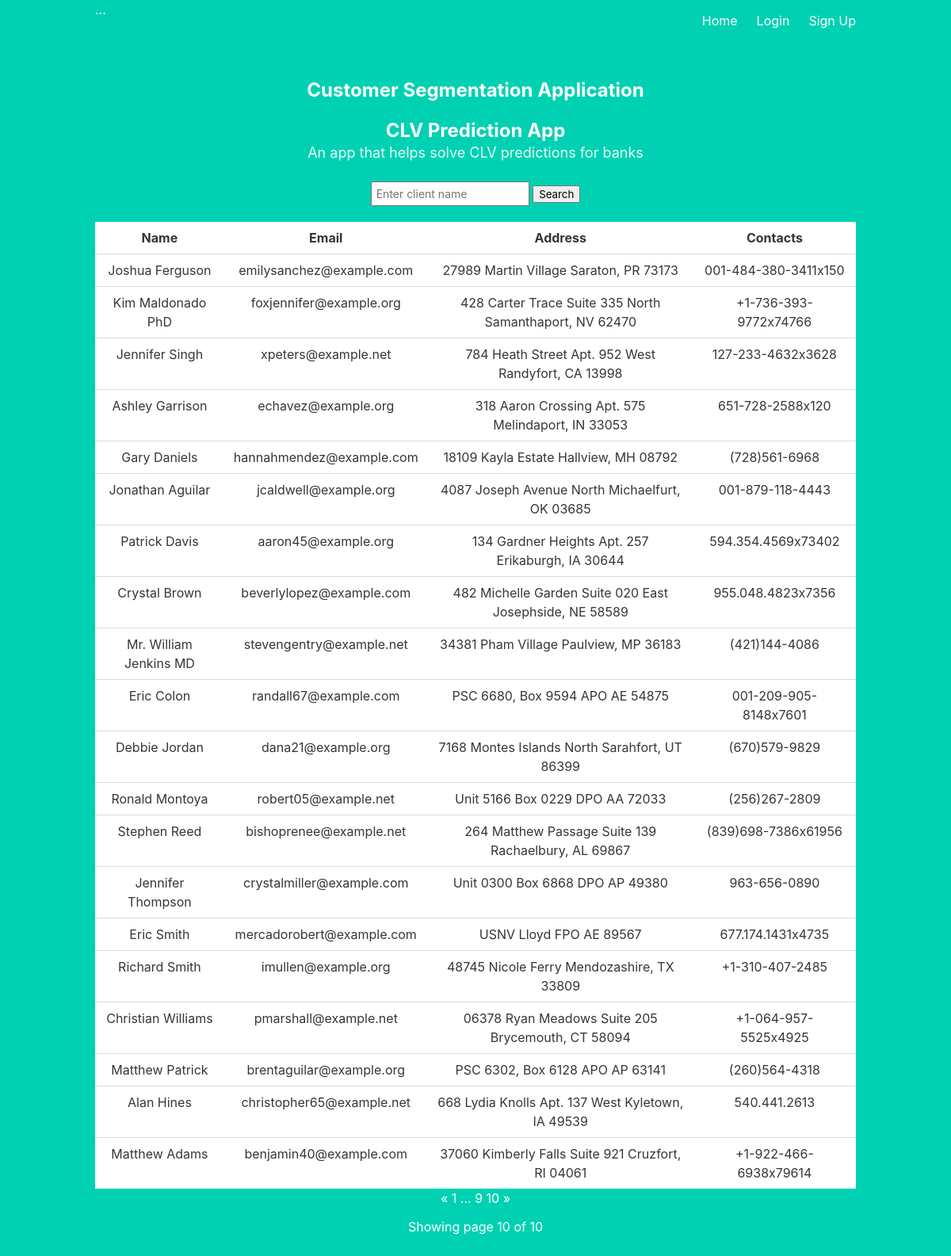
The page /?page=10 on the database its author committed.
### project/models.py (models this page shows)
class Client(db.Model):
    id = db.Column(db.Integer, primary_key=True)
    name = db.Column(db.String(100))
    email = db.Column(db.String(100), unique=True)
    address = db.Column(db.String(200))
    contact_info = db.Column(db.String(100))
    transactions = db.relationship('CustomerTransaction', backref='client', lazy=True)

### project/main.py (the view)
@main.route('/')
def index():
    page = request.args.get('page', 1, type=int)
    page = request.args.get('page', 1, type=int)
    clients = Client.query.paginate(page=page, per_page=ROWS_PER_PAGE)
    return render_template('index.html',clients=clients)

### project/templates/index.html
{% extends "base.html" %}
{% block content %}
  <h1 class="title">Customer Segmentation Application</h1>
  <h1 class="title">CLV Prediction App</h1>
  <p class="subtitle">An app that helps solve CLV predictions for banks</p>
  <form class="search-form" method="POST" action="/search">
    <input type="text" name="client_name" placeholder="Enter client name">
    <input type="submit" value="Search">
  </form>
  <table class="table table-sm table-borderless mb-0">
    <tr>
      <th>Name</th>
      <th>Email</th>
      <th>Address</th>
      <th>Contacts</th>
    </tr>
    {% for client in clients %}
      <tr>
        <td>{{ client.name }}</td>
        <td>{{ client.email }}</td>
        <td>{{ client.address }}</td>
        <td>{{ client.contact_info }}</td>
      </tr>
    {% endfor %}
  </table>
  <div class="text-right">
    <a href="{{ url_for('main.index', page=clients.prev_num) }}" class="btn btn-outline-dark {% if clients.page == 1 %}disabled{% endif %}">
      &laquo;
    </a>
    {% for page_num in clients.iter_pages(left_edge=1, right_edge=1, left_current=1, right_current=2) %}
      {% if page_num %}
        {% if clients.page == page_num %}
          <a href="{{ url_for('main.index', page=page_num) }}" class="btn btn-dark">
            {{ page_num }}
          </a>
        {% else %}
          <a href="{{ url_for('main.index', page=page_num) }}" class="btn btn-outline-dark">
            {{ page_num }}
          </a>
        {% endif %}
      {% else %}
        ...
      {% endif %}
    {% endfor %}
    <a href="{{ url_for('main.index', page=clients.next_num) }}" class="btn btn-outline-dark {% if clients.page == clients.pages %}disabled{% endif %}">
      &raquo;
    </a>
  </div>
  <p class="text-right mt-3">
    Showing page {{ clients.page }} of {{ clients.pages }}
  </p>
{% endblock %}

### project/templates/base.html (style rules this page uses)
.title { font-size: 24px; font-weight: bold; margin-bottom: 10px; }
.subtitle { font-size: 18px; margin-bottom: 20px; }
.search-form { margin-bottom: 20px; }
.search-form input[type="text"] { width: 200px; padding: 5px; font-size: 14px; }
table { border-collapse: collapse; width: 100%; }
th, td { border: 1px solid #ddd; padding: 8px; text-align: left; }

### rows shown on the page
Client: name "Joshua Ferguson", email "emilysanchez@example.com", address "27989 Martin Village Saraton, PR 73173", contact_info "001-484-380-3411x150"
Client: name "Kim Maldonado PhD", email "foxjennifer@example.org", address "428 Carter Trace Suite 335 North Samanthaport, NV 62470", contact_info "+1-736-393-9772x74766"
Client: name "Jennifer Singh", email "xpeters@example.net", address "784 Heath Street Apt. 952 West Randyfort, CA 13998", contact_info "127-233-4632x3628"
Client: name "Ashley Garrison", email "echavez@example.org", address "318 Aaron Crossing Apt. 575 Melindaport, IN 33053", contact_info "651-728-2588x120"
Client: name "Gary Daniels", email "hannahmendez@example.com", address "18109 Kayla Estate Hallview, MH 08792", contact_info "(728)561-6968"
Client: name "Jonathan Aguilar", email "jcaldwell@example.org", address "4087 Joseph Avenue North Michaelfurt, OK 03685", contact_info "001-879-118-4443"
Client: name "Patrick Davis", email "aaron45@example.org", address "134 Gardner Heights Apt. 257 Erikaburgh, IA 30644", contact_info "594.354.4569x73402"
Client: name "Crystal Brown", email "beverlylopez@example.com", address "482 Michelle Garden Suite 020 East Josephside, NE 58589", contact_info "955.048.4823x7356"
Client: name "Mr. William Jenkins MD", email "stevengentry@example.net", address "34381 Pham Village Paulview, MP 36183", contact_info "(421)144-4086"
Client: name "Eric Colon", email "randall67@example.com", address "PSC 6680, Box 9594 APO AE 54875", contact_info "001-209-905-8148x7601"
Client: name "Debbie Jordan", email "dana21@example.org", address "7168 Montes Islands North Sarahfort, UT 86399", contact_info "(670)579-9829"
Client: name "Ronald Montoya", email "robert05@example.net", address "Unit 5166 Box 0229 DPO AA 72033", contact_info "(256)267-2809"
Client: name "Stephen Reed", email "bishoprenee@example.net", address "264 Matthew Passage Suite 139 Rachaelbury, AL 69867", contact_info "(839)698-7386x61956"
Client: name "Jennifer Thompson", email "crystalmiller@example.com", address "Unit 0300 Box 6868 DPO AP 49380", contact_info "963-656-0890"
Client: name "Eric Smith", email "mercadorobert@example.com", address "USNV Lloyd FPO AE 89567", contact_info "677.174.1431x4735"
Client: name "Richard Smith", email "imullen@example.org", address "48745 Nicole Ferry Mendozashire, TX 33809", contact_info "+1-310-407-2485"
Client: name "Christian Williams", email "pmarshall@example.net", address "06378 Ryan Meadows Suite 205 Brycemouth, CT 58094", contact_info "+1-064-957-5525x4925"
Client: name "Matthew Patrick", email "brentaguilar@example.org", address "PSC 6302, Box 6128 APO AP 63141", contact_info "(260)564-4318"
Client: name "Alan Hines", email "christopher65@example.net", address "668 Lydia Knolls Apt. 137 West Kyletown, IA 49539", contact_info "540.441.2613"
Client: name "Matthew Adams", email "benjamin40@example.com", address "37060 Kimberly Falls Suite 921 Cruzfort, RI 04061", contact_info "+1-922-466-6938x79614"

### other values the page prints
{{ page_num }} "1" "9"
{{ page_num }} "10"
{{ clients.page }} "10"
{{ clients.pages }} "10"
